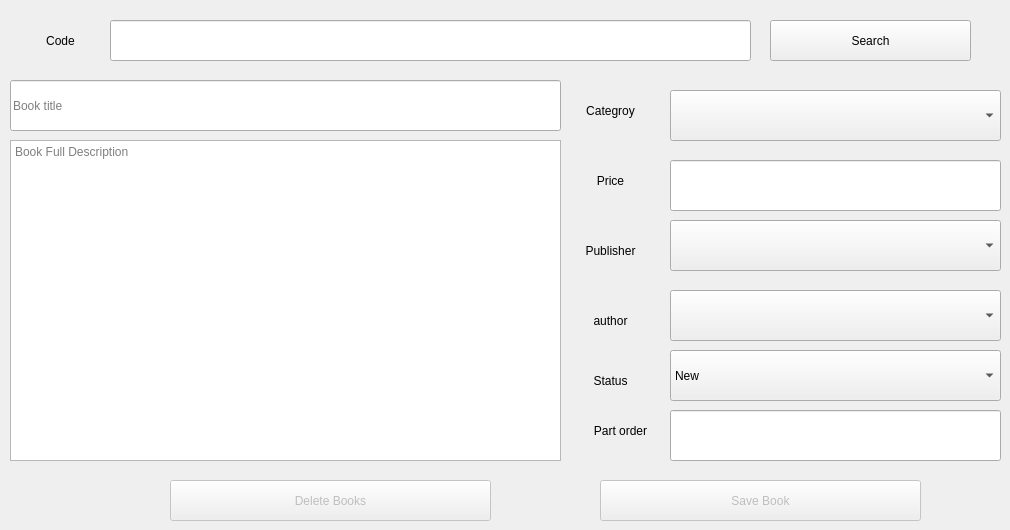
      <widget class="QWidget" name="tab_21">
       <attribute name="title">
        <string>Edit Or Delete Books</string>
       </attribute>
       <widget class="QComboBox" name="comboBox_15">
        <property name="geometry">
         <rect>
          <x>670</x>
          <y>350</y>
          <width>331</width>
          <height>51</height>
         </rect>
        </property>
        <item>
         <property name="text">
          <string>New</string>
         </property>
        </item>
        <item>
         <property name="text">
          <string>Used</string>
         </property>
        </item>
        <item>
         <property name="text">
          <string>Damaged</string>
         </property>
        </item>
       </widget>
       <widget class="QLabel" name="label_21">
        <property name="geometry">
         <rect>
          <x>570</x>
          <y>360</y>
          <width>81</width>
          <height>41</height>
         </rect>
        </property>
        <property name="text">
         <string>Status</string>
        </property>
        <property name="alignment">
         <set>Qt::AlignCenter</set>
        </property>
       </widget>
       <widget class="QLabel" name="label_22">
        <property name="geometry">
         <rect>
          <x>570</x>
          <y>230</y>
          <width>81</width>
          <height>41</height>
         </rect>
        </property>
        <property name="text">
         <string>Publisher</string>
        </property>
        <property name="alignment">
         <set>Qt::AlignCenter</set>
        </property>
       </widget>
       <widget class="QComboBox" name="comboBox_16">
        <property name="geometry">
         <rect>
          <x>670</x>
          <y>290</y>
          <width>331</width>
          <height>51</height>
         </rect>
        </property>
       </widget>
       <widget class="QLabel" name="label_23">
        <property name="geometry">
         <rect>
          <x>580</x>
          <y>410</y>
          <width>81</width>
          <height>41</height>
         </rect>
        </property>
        <property name="text">
         <string>Part order</string>
        </property>
        <property name="alignment">
         <set>Qt::AlignCenter</set>
        </property>
       </widget>
       <widget class="QTextEdit" name="textEdit_4">
        <property name="geometry">
         <rect>
          <x>10</x>
          <y>140</y>
          <width>551</width>
          <height>321</height>
         </rect>
        </property>
        <property name="placeholderText">
         <string>Book Full Description</string>
        </property>
       </widget>
       <widget class="QLabel" name="label_24">
        <property name="geometry">
         <rect>
          <x>20</x>
          <y>20</y>
          <width>81</width>
          <height>41</height>
         </rect>
        </property>
        <property name="text">
         <string>Code</string>
        </property>
        <property name="alignment">
         <set>Qt::AlignCenter</set>
        </property>
       </widget>
       <widget class="QComboBox" name="comboBox_17">
        <property name="geometry">
         <rect>
          <x>670</x>
          <y>220</y>
          <width>331</width>
          <height>51</height>
         </rect>
        </property>
       </widget>
       <widget class="QLabel" name="label_25">
        <property name="geometry">
         <rect>
          <x>570</x>
          <y>160</y>
          <width>81</width>
          <height>41</height>
         </rect>
        </property>
        <property name="text">
         <string>Price</string>
        </property>
        <property name="alignment">
         <set>Qt::AlignCenter</set>
        </property>
       </widget>
       <widget class="QComboBox" name="comboBox_18">
        <property name="geometry">
         <rect>
          <x>670</x>
          <y>90</y>
          <width>331</width>
          <height>51</height>
         </rect>
        </property>
       </widget>
       <widget class="QLineEdit" name="lineEdit_17">
        <property name="geometry">
         <rect>
          <x>670</x>
          <y>410</y>
          <width>331</width>
          <height>51</height>
         </rect>
        </property>
       </widget>
       <widget class="QLineEdit" name="lineEdit_18">
        <property name="geometry">
         <rect>
          <x>10</x>
          <y>80</y>
          <width>551</width>
          <height>51</height>
         </rect>
        </property>
        <property name="placeholderText">
         <string>Book title</string>
        </property>
       </widget>
       <widget class="QLineEdit" name="lineEdit_19">
        <property name="geometry">
         <rect>
          <x>110</x>
          <y>20</y>
          <width>641</width>
          <height>41</height>
         </rect>
        </property>
       </widget>
       <widget class="QLineEdit" name="lineEdit_20">
        <property name="geometry">
         <rect>
          <x>670</x>
          <y>160</y>
          <width>331</width>
          <height>51</height>
         </rect>
        </property>
       </widget>
       <widget class="QLabel" name="label_26">
        <property name="geometry">
         <rect>
          <x>570</x>
          <y>300</y>
          <width>81</width>
          <height>41</height>
         </rect>
        </property>
        <property name="text">
         <string>author</string>
        </property>
        <property name="alignment">
         <set>Qt::AlignCenter</set>
        </property>
       </widget>
       <widget class="QLabel" name="label_27">
        <property name="geometry">
         <rect>
          <x>570</x>
          <y>90</y>
          <width>81</width>
          <height>41</height>
         </rect>
        </property>
        <property name="text">
         <string>Categroy</string>
        </property>
        <property name="alignment">
         <set>Qt::AlignCenter</set>
        </property>
       </widget>
       <widget class="QPushButton" name="pushButton_18">
        <property name="geometry">
         <rect>
          <x>770</x>
          <y>20</y>
          <width>201</width>
          <height>41</height>
         </rect>
        </property>
        <property name="text">
         <string>Search</string>
        </property>
        <property name="icon">
         <iconset resource="icons.qrc">
          <normaloff>:/icons/icons/loupe.png</normaloff>:/icons/icons/loupe.png</iconset>
        </property>
       </widget>
       <widget class="QPushButton" name="pushButton_19">
        <property name="enabled">
         <bool>false</bool>
        </property>
        <property name="geometry">
         <rect>
          <x>600</x>
          <y>480</y>
          <width>321</width>
          <height>41</height>
         </rect>
        </property>
        <property name="text">
         <string>Save Book</string>
        </property>
        <property name="icon">
         <iconset resource="icons.qrc">
          <normaloff>:/icons/icons/diskette.png</normaloff>:/icons/icons/diskette.png</iconset>
        </property>
       </widget>
       <widget class="QPushButton" name="pushButton_20">
        <property name="enabled">
         <bool>false</bool>
        </property>
        <property name="geometry">
         <rect>
          <x>170</x>
          <y>480</y>
          <width>321</width>
          <height>41</height>
         </rect>
        </property>
        <property name="text">
         <string>Delete Books</string>
        </property>
        <property name="icon">
         <iconset resource="icons.qrc">
          <normaloff>:/icons/icons/x-mark.png</normaloff>:/icons/icons/x-mark.png</iconset>
        </property>
       </widget>
      </widget>
